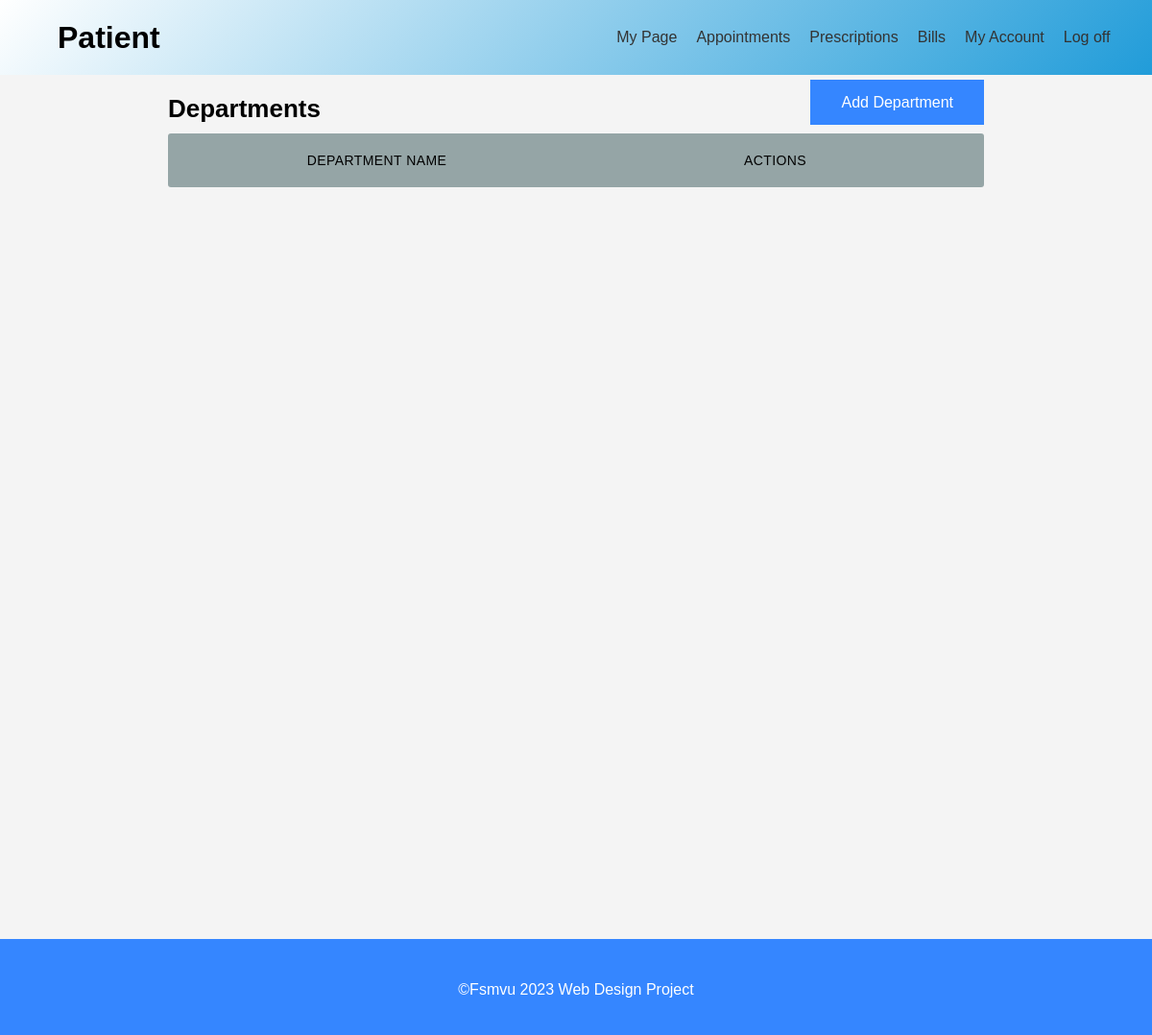
The app's page /Departments/, older data.
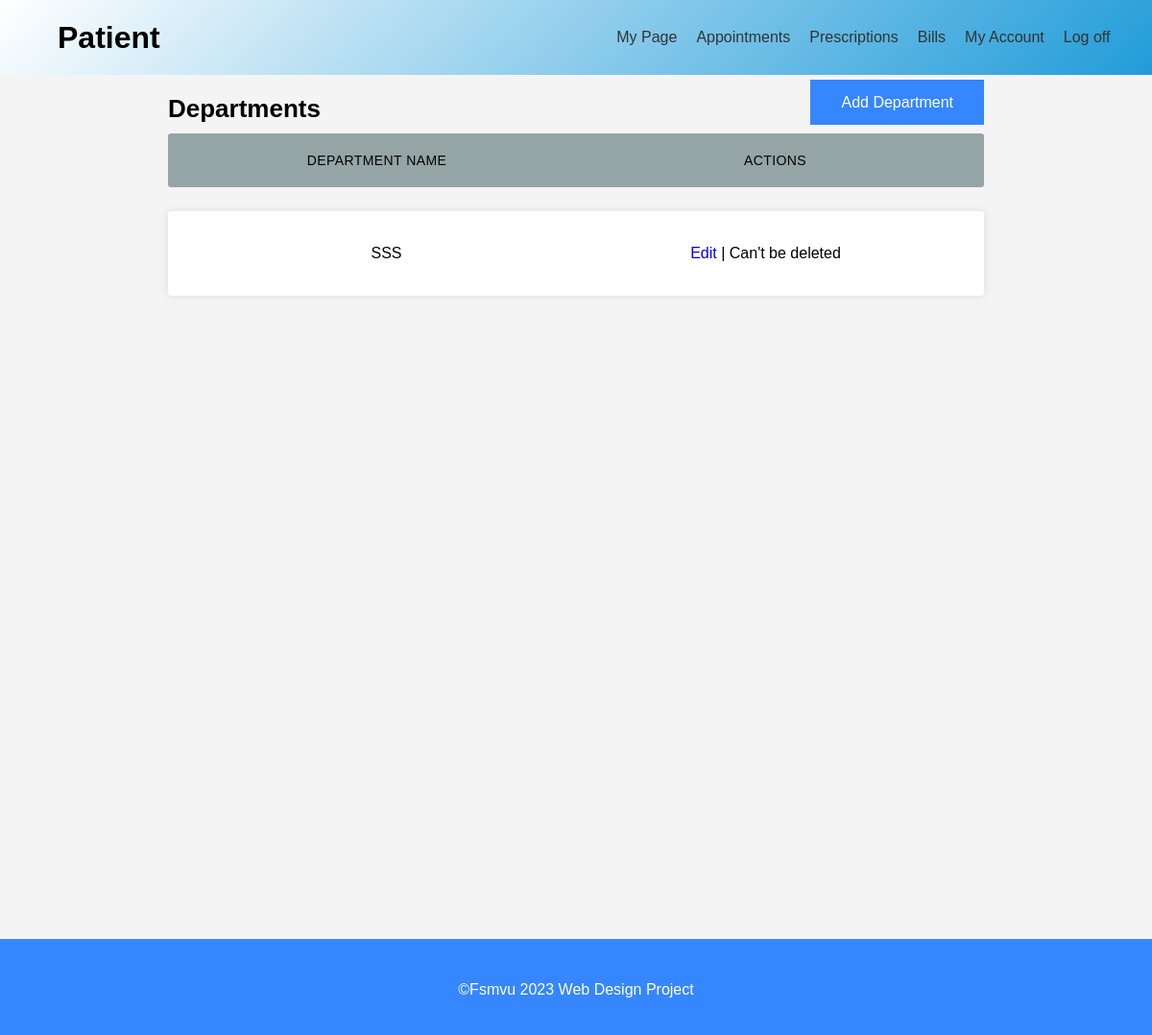
The same page, newer data.
### department/models.py (models this page shows)
class Department(models.Model):
    ID = models.BigAutoField(primary_key=True)
    Name = models.CharField(max_length=100)
    PriceUnit =  models.IntegerField()
    class Meta:
        db_table = "department"

### department/views.py (the view)
# urls.py: path('',views.home,name=""),
def home(request):
    context ={}
    context["dataset"] = Department.objects.all()
    return render(request, "department/home.html", context)

### department/templates/department/home.html (shortened to what this page needs)
{% extends 'management_base.html' %}
{% load static %}
{% block content %}
  <section id="doktor-yonetimi">
    <div class="container">
      <h2 style="display:inline">Departments</h2>
      <div class="addButton">
        <a class="addButtonInside" href="/Departments/Create">Add Department</a>
      </div>
      <div class="bosluk"></div>
      <ul class="responsive-table">
        <li class="table-header">
          <div class="col col-1">Department Name</div>
          <div class="col col-4">Actions</div>
        </li>
        {% for data in dataset %}
          <li class="table-row">
            <div class="col col-1" data-label="Job Id">{{ data.Name }}</div>
            <div class="col col-4" data-label="Operation">
              <a href="/Departments/Edit/{{ data.ID }}">Edit</a> |{% if data.ID != 1 %}
                <a class="delete" href="/Departments/Delete/{{ data.ID }}/">Delete</a>
              {% else %}
                Can't be deleted
              {% endif %}
            </div>
          </li>
        {% endfor %}
      </ul>
    </div>
  </section>
{% endblock %}

### templates/management_base.html (shortened to what this page needs)
{% load static %}
<!DOCTYPE html>
<html lang="en">
<head>
        <link rel="stylesheet" href="{% static 'css/page-style.css' %}">
        <link rel="stylesheet" href="https://cdnjs.cloudflare.com/ajax/libs/jquery-modal/0.9.1/jquery.modal.min.css" />
</head>
<body>
    {% include "headers/patient.html" %}
    {% block content %}{% endblock %}
    <footer class="footer">
        <p>&copy;Fsmvu 2023 Web Design Project</p>
    </footer>
</body>
</html>

### templates/headers/patient.html
<header id="header">
    <h1>Patient</h1>
    <nav class="ana-menu">
        <a href="/Management">My Page</a>
        <a href="/Appointments">Appointments</a>
        <a href="/Prescriptions">Prescriptions</a>
        <a href="/Bills">Bills</a>
        <a href="/Patients/Edit">My Account</a>
        <a href="/Account/LogOff">Log off</a>
    </nav>
</header>

### static/css/page-style.css (style rules this page uses)
html { height: 100%; }
body { font-family: Arial, sans-serif; margin: 0; padding: 0; background-color: #f4f4f4; height: 100%; }
header { display: flex; width: 100%; background: linear-gradient(-45deg, #219cd9, #FFF); align-items: center; font-family: Arial, sans-serif; padding: 10px; }
header h1 { padding:0 50px; }
.ana-menu { display: flex; justify-content: space-between; margin-left: auto; margin-right: 2%; }
.ana-menu a { text-decoration: none; color: #333; margin-left: auto; transition: all 0.3s ease-in; padding: 20px 10px; }
section { padding: 20px; margin-bottom: 100px; min-height: 100%; }
a { text-decoration: none; }
.container { max-width: 75%; margin-left: auto; margin-right: auto; padding-left: 10px; padding-right: 10px; }
.addButton { float: right; }
.addButtonInside { background-color: #3586ff; border: none; color: white; padding: 15px 32px; text-align: center; text-decoration: none; font-size: 16px; }
.bosluk { height: 10px; }
* { margin: 0; padding: 0; box-sizing: border-box; font-family: "Poppins", sans-serif; }
.footer { width: 100%; background: #3586ff; min-height: 100px; padding: 20px 50px; display: flex; justify-content: center; align-items: center; flex-direction: column; }
.footer p { color: #fff; margin: 15px 0 10px 0; font-size: 1rem; font-weight: 300; }

Row changes from the older to the newer data that the page shows:
added Department: Name "SSS", shows "Can't be deleted"
